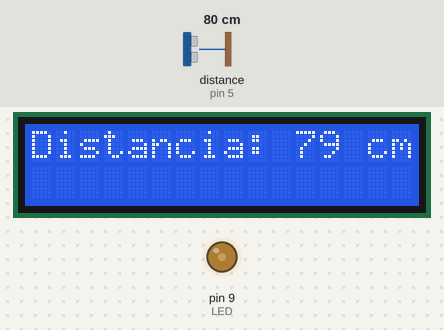
Bench run of a sketch on a simulated Arduino Uno, built with avr-gcc and run on an emulated ATmega328P. Shown: 16×2 character LCD, output pins drawn as LEDs (lit = HIGH). Wiring (inferred from the names in the program): ultrasonic range finder: trigger pin 6; echo pin 5. The test bench sets the inputs (shaded band); at power-on: distance to the obstacle (sensor on pin 5) 80 cm. The echo pulse lasts 58.3 µs per cm; pins used as bus, display or sensor lines are not drawn; what the sketch prints to the serial monitor is not drawn.

Above: at 1.2 s.
1.3 s: distance to the obstacle (sensor on pin 5) set to 2 cm
At 3.0 s:
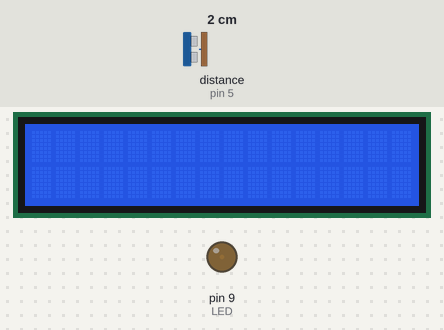
4.6 s: distance to the obstacle (sensor on pin 5) set to 250 cm
At 5.6 s:
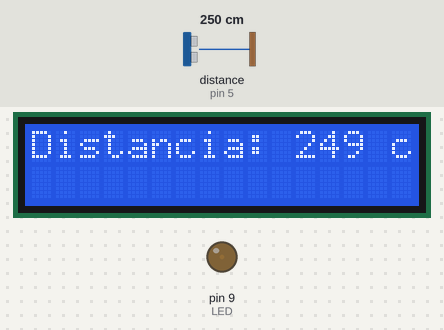
8.2 s: distance to the obstacle (sensor on pin 5) set to 4 cm
At 8.6 s:
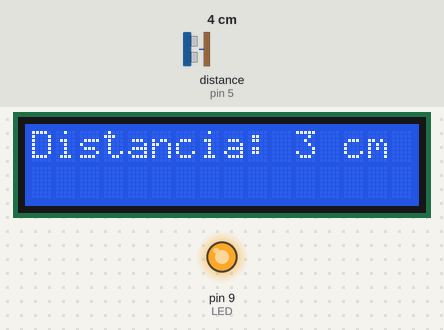
Timing chart, 0 to 11.2 s (numbered marks = the images above; inputs shaded):
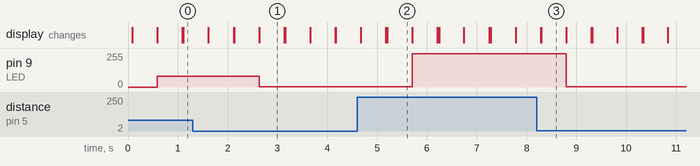

Measured:
- after the input at 1.3 s, pin 9 (LED): 79/255 → 1/255 after 1.3 s
- after the input at 4.6 s, pin 9 (LED): 1/255 → 249/255 after 1.1 s
- after the input at 8.2 s, pin 9 (LED): 249/255 → 3/255 after 0.60 s
- what the display in image 2 shows lasts 0.5 s, from 5.2 s to 5.7 s

The sketch:

4_Distancia_Ultrasonidos_HC-SR04_LCD_I2C.ino
```cpp
/*
  Código Realizado por: Grupo de Laboratorio 1
  Título: 4. Distancia mediante ultrasonidos HC-SR04 con pantalla LCD y módulo I2C
  Asignatura: Periféricos
      USAL 2018 - 2019
  Demostracion Teorica obtenida de: https://www.youtube.com/watch?v=ZejQOX69K5M
*/

/* DEMOSTRACIÓN TEÓRICA

  Vel Sonido1 = 343 m/s
  Vel Sonido2 (cm/microSeg) = 343 m/s * 100 cm/cm * 1/1000000 s/microSeg = 1/29.2 cm/microSeg

  Distancia = Tiempo(microSeg) / 29.2 * 2 (Pulso de ida y vuelta, por eso dividido por 2)
*/

/*
 Board I2C / TWI pins
Uno       =   A4 (SDA), A5 (SCL)
Mega2560  =   20 (SDA), 21 (SCL)
Leonardo  =   2 (SDA), 3 (SCL)
Due       =   20 (SDA), 21 (SCL), SDA1, SCL1

esta configuracion de estos pines se encuentran dentro de la librería "wire" mas info: https://www.arduino.cc/en/Reference/Wire
 */

#include <LiquidCrystal_I2C.h> // Libreria LCD_I2C

const int LED = 9; // Declaramos pin del LED
const int EchoPin = 5; // Declaramos pin del Echo del HC-SR04
const int TriggerPin = 6; // Declaramos pin del Trigger del HC-SR04
const int COLS = 16; //Definimos el número de columnas del LCD 16
const int ROWS = 2; //Definimos el número de filas del LCD 2

int var = 1;
LiquidCrystal_I2C lcd(0x3f,COLS,ROWS); // si no te sale con esta direccion  puedes usar (0x3f,16,2) || (0x27,16,2)  ||(0x20,16,2)

void setup()
{
  Serial.begin(9600);

  lcd.init(); // Inicializamos el LCD
  lcd.backlight(); // Inicializamos la retroiluminación de la pantalla
  lcd.clear(); // Limpiamos la pantalla en caso de que pueda haber algo
  lcd.setCursor(0,0); // Situamos el cursor en la primera fila y primera columna

  pinMode(LED, OUTPUT); // Declaramos LED como salida
  pinMode(EchoPin, INPUT); // Declaramos el Echo como entrada
  pinMode(TriggerPin, OUTPUT); // Declaramos el Trigger como salida

}

void loop()
{
  int cm = ping(TriggerPin, EchoPin); // Obtenemos la distancia en centímetros
  lcd.print("Distancia: ");
  lcd.print(cm);
  lcd.print(" cm");
  lcd.display(); // Mostramos
  delay(500);

  Serial.println(cm); // Sacamos por pantalla el valor de la distancia
  analogWrite(LED, cm); // En función de la distancia, cambia la intensidad del LED

  lcd.noDisplay(); // Desaparece
  delay(500);
  lcd.clear();
}

int ping(int Trigger, int Echo)
{
  long duracion, distancia;

  digitalWrite(Trigger, LOW); // Generar un pulso limpio
  delayMicroseconds(4); // Se pone a LOW 4 microSeg para conseguir el pulso limpio
  digitalWrite(Trigger, HIGH); // Generar disparo de 10 microSeg
  delayMicroseconds(10);
  digitalWrite(Trigger, LOW);

  duracion = pulseIn(Echo, HIGH); // Se mide el tiempo entre pulsos

  distancia = duracion * 10 / 292 / 2; // Convertir la distancia a cm

  return distancia; // Devolvemos valor de la distancia calculado
}
```
